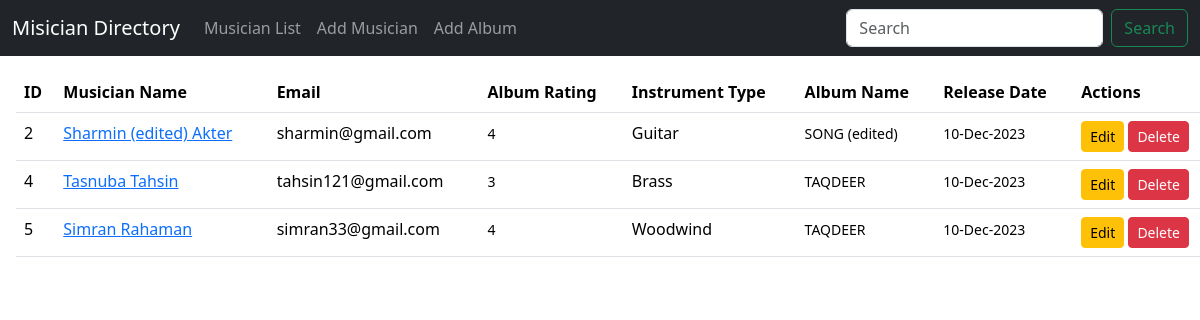
The page / on the database its author committed.
### musician/models.py (models this page shows, shortened)
class Musician(models.Model):
    first_name = models.CharField(max_length=50)
    last_name = models.CharField(max_length=50)
    email = models.EmailField()
    phone_number = models.CharField(max_length=15)
    instrument_type = models.CharField(max_length=50)

### album/models.py (models this page shows, shortened)
class Album(models.Model):
    album_name = models.CharField(max_length=100)
    musician = models.ForeignKey(Musician, on_delete=models.CASCADE)
    release_date = models.DateField(auto_now_add=True)
    rating = models.IntegerField(choices=[(i, i) for i in range(1, 6)])

### week_4_practice_module_2/views.py (the view)
# urls.py: path("", views.musician_list, name="musician_list"),
def musician_list(request):
    musicians = Musician.objects.all()
    return render(request, "musician_list.html", {"musicians": musicians})

### templates/musician_list.html
{% extends 'base.html' %} {% block content%}
<table class="table m-3 p-5">
  <thead>
    <tr>
      <th scope="col">ID</th>
      <th scope="col">Musician Name</th>
      <th scope="col">Email</th>
      <th scope="col">Album Rating</th>
      <th scope="col">Instrument Type</th>
      <th scope="col">Album Name</th>
      <th scope="col">Release Date</th>
      <th scope="col">Actions</th>
    </tr>
  </thead>
  <tbody>
    {% for musician in musicians %}
    <tr>
      <td>{{ musician.id }}</td>
      <td>
        <a href="{% url 'edit_musician' musician.id %}" class=""
          >{{ musician.first_name }} {{ musician.last_name }}</a
        >
      </td>
      <td>{{ musician.email }}</td>
      <td>
        {% for album in musician.album_set.all %}
        <small>{{ album.rating }}</small>
        {% endfor %}
      </td>
      <td>{{ musician.instrument_type }}</td>
      <td>
        {% for album in musician.album_set.all %}
        <small>{{ album.album_name }}</small>
        {% endfor %}
      </td>
      <td>
        {% for album in musician.album_set.all %}
        <small>{{ album.release_date|date:"d-M-Y" }}</small>
        {% endfor %}
      </td>
      <td>
        <a
          href="{% url 'edit_album' musician.id %}"
          class="btn btn-sm btn-warning"
          >Edit</a
        >
        <a
          href="{% url 'delete_album' musician.id %}"
          class="btn btn-sm btn-danger"
          >Delete</a
        >
      </td>
    </tr>
    {% endfor %}
  </tbody>
</table>
{% endblock %}

### templates/base.html (shortened to what this page needs)
<!DOCTYPE html>
<html lang="en">
  <head>
    <link
      href="https://cdn.jsdelivr.net/npm/bootstrap@5.3.2/dist/css/bootstrap.min.css"
      rel="stylesheet"
    />
  </head>
  <body>
    <nav class="navbar navbar-expand-lg navbar-dark bg-dark">
      <div class="container-fluid">
        <a class="navbar-brand" href="#">Misician Directory</a>
        <div class="collapse navbar-collapse" id="navbarSupportedContent">
          <ul class="navbar-nav me-auto mb-2 mb-lg-0">
            <li class="nav-item">
              <a class="nav-link" href="{% url 'musician_list' %}"
                >Musician List</a
              >
            </li>
            <li class="nav-item">
              <a class="nav-link" href="{% url 'add_musician' %}"
                >Add Musician</a
              >
            </li>
            <li class="nav-item">
              <a class="nav-link" href="{% url 'add_album' %}">Add Album</a>
            </li>
          </ul>
          <form class="d-flex" role="search">
            <input
              class="form-control me-2"
              type="search"
              placeholder="Search"
              aria-label="Search"
            />
            <button class="btn btn-outline-success" type="submit">
              Search
            </button>
          </form>
        </div>
      </div>
    </nav>
    {% block content %} {% endblock %}
  </body>
</html>

### rows shown on the page
Musician: id "2", first_name "Sharmin (edited)", last_name "Akter", email "sharmin@gmail.com", instrument_type "Guitar"
Album: rating "4", album_name "SONG (edited)", release_date "10-Dec-2023"
Musician: id "4", first_name "Tasnuba", last_name "Tahsin", email "tahsin121@gmail.com", instrument_type "Brass"
Album: rating "3", album_name "TAQDEER", release_date "10-Dec-2023"
Musician: id "5", first_name "Simran", last_name "Rahaman", email "simran33@gmail.com", instrument_type "Woodwind"
Album: rating "4", album_name "TAQDEER", release_date "10-Dec-2023"
